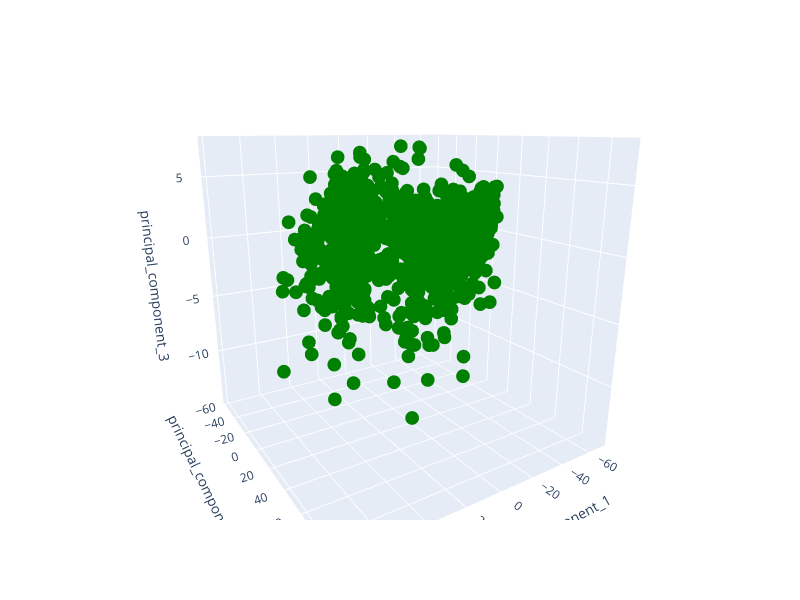

The notebook cell this image was saved under:
### Markdown cell above
Plotting the dataset in 3D after PCA transformation (Plotando o dataset em 3D após a transformação do PCA).

### Code cell
fig = px.scatter_3d(df_pca,
                    x='principal_component_1',
                    y='principal_component_2',
                    z='principal_component_3',
                    width=800,
                    height=600).update_traces(marker=dict(color='green'))
fig.show()

### Figure 1 — Plotly figure (JSON) as saved in the notebook; plotly's stock layout.template omitted (floating-point values rounded to 4 significant figures; data arrays with more than 128 entries replaced by an {"elided": "..."} marker saying what was removed)
{"data": [{"hovertemplate": "principal_component_1=%{x}<br>principal_component_2=%{y}<br>principal_component_3=%{z}<extra></extra>", "legendgroup": "", "marker": {"color": "green", "symbol": "circle"}, "mode": "markers", "name": "", "scene": "scene", "showlegend": false, "type": "scatter3d", "x": {"elided": "982 float values"}, "y": {"elided": "982 float values"}, "z": {"elided": "982 float values"}}], "layout": {"height": 600, "legend": {"tracegroupgap": 0}, "margin": {"t": 60}, "scene": {"aspectmode": "auto", "aspectratio": {"x": 1, "y": 1, "z": 1}, "camera": {"center": {"x": 0, "y": 0, "z": 0}, "eye": {"x": 0.9667, "y": 1.525, "z": 0.5249}, "projection": {"type": "perspective"}, "up": {"x": 0, "y": 0, "z": 1}}, "domain": {"x": [0, 1], "y": [0, 1]}, "xaxis": {"title": {"text": "principal_component_1"}, "type": "linear"}, "yaxis": {"title": {"text": "principal_component_2"}, "type": "linear"}, "zaxis": {"title": {"text": "principal_component_3"}, "type": "linear"}}, "width": 800}}
